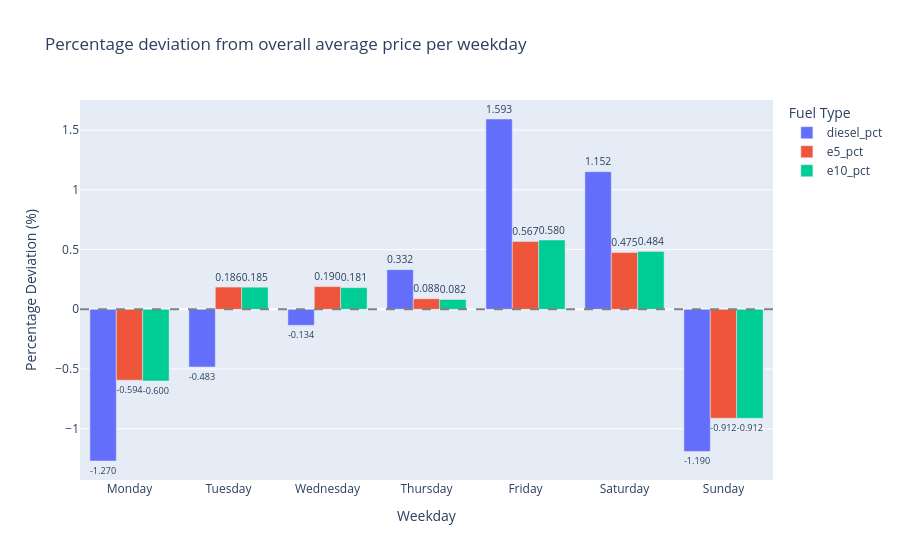

Notebook code for this chart:
### Code cell
# Gesamtdurchschnitt pro Kraftstoff
avg_diesel = df_weekday['diesel'].mean()
avg_e5 = df_weekday['e5'].mean()
avg_e10 = df_weekday['e10'].mean()

# Prozentuale Abweichung vom Gesamtdurchschnitt
df_weekday['diesel_pct'] = ((df_weekday['diesel'] - avg_diesel) / avg_diesel * 100).round(3)
df_weekday['e5_pct'] = ((df_weekday['e5'] - avg_e5) / avg_e5 * 100).round(3)
df_weekday['e10_pct'] = ((df_weekday['e10'] - avg_e10) / avg_e10 * 100).round(3)

print(f"Gesamtdurchschnitt Diesel: {avg_diesel:.3f}€")
print(f"Gesamtdurchschnitt E5:     {avg_e5:.3f}€")
print(f"Gesamtdurchschnitt E10:    {avg_e10:.3f}€")

fig = px.bar(
    df_weekday,
    x='weekday',
    y=['diesel_pct', 'e5_pct', 'e10_pct'],
    barmode='group',
    title='Percentage deviation from overall average price per weekday',
    labels={'weekday': 'Weekday', 'value': 'Percentage Deviation (%)', 'variable': 'Fuel Type'},
    text_auto='.3f'
)

fig.update_traces(textposition='outside')
fig.add_hline(y=0, line_dash='dash', line_color='gray')
fig.show()
fig.write_image("assets/preisprowochentagprozent.png", width=1668, height=450)

### Figure 1 — Plotly figure (JSON) as saved in the notebook; plotly's stock layout.template omitted (floating-point values rounded to 4 significant figures)
{"data": [{"alignmentgroup": "True", "hovertemplate": "Fuel Type=diesel_pct<br>Weekday=%{x}<br>Percentage Deviation (%)=%{y}<extra></extra>", "legendgroup": "diesel_pct", "marker": {"color": "#636efa", "pattern": {"shape": ""}}, "name": "diesel_pct", "offsetgroup": "diesel_pct", "orientation": "v", "showlegend": true, "textposition": "outside", "texttemplate": "%{y:.3f}", "type": "bar", "x": ["Monday", "Tuesday", "Wednesday", "Thursday", "Friday", "Saturday", "Sunday"], "xaxis": "x", "y": [-1.27, -0.483, -0.134, 0.332, 1.593, 1.152, -1.19], "yaxis": "y"}, {"alignmentgroup": "True", "hovertemplate": "Fuel Type=e5_pct<br>Weekday=%{x}<br>Percentage Deviation (%)=%{y}<extra></extra>", "legendgroup": "e5_pct", "marker": {"color": "#EF553B", "pattern": {"shape": ""}}, "name": "e5_pct", "offsetgroup": "e5_pct", "orientation": "v", "showlegend": true, "textposition": "outside", "texttemplate": "%{y:.3f}", "type": "bar", "x": ["Monday", "Tuesday", "Wednesday", "Thursday", "Friday", "Saturday", "Sunday"], "xaxis": "x", "y": [-0.594, 0.186, 0.19, 0.088, 0.567, 0.475, -0.912], "yaxis": "y"}, {"alignmentgroup": "True", "hovertemplate": "Fuel Type=e10_pct<br>Weekday=%{x}<br>Percentage Deviation (%)=%{y}<extra></extra>", "legendgroup": "e10_pct", "marker": {"color": "#00cc96", "pattern": {"shape": ""}}, "name": "e10_pct", "offsetgroup": "e10_pct", "orientation": "v", "showlegend": true, "textposition": "outside", "texttemplate": "%{y:.3f}", "type": "bar", "x": ["Monday", "Tuesday", "Wednesday", "Thursday", "Friday", "Saturday", "Sunday"], "xaxis": "x", "y": [-0.6, 0.185, 0.181, 0.082, 0.58, 0.484, -0.912], "yaxis": "y"}], "layout": {"barmode": "group", "legend": {"title": {"text": "Fuel Type"}, "tracegroupgap": 0}, "shapes": [{"line": {"color": "gray", "dash": "dash"}, "type": "line", "x0": 0, "x1": 1, "xref": "x domain", "y0": 0, "y1": 0, "yref": "y"}], "title": {"text": "Percentage deviation from overall average price per weekday"}, "xaxis": {"anchor": "y", "domain": [0, 1], "title": {"text": "Weekday"}}, "yaxis": {"anchor": "x", "domain": [0, 1], "title": {"text": "Percentage Deviation (%)"}}}}
